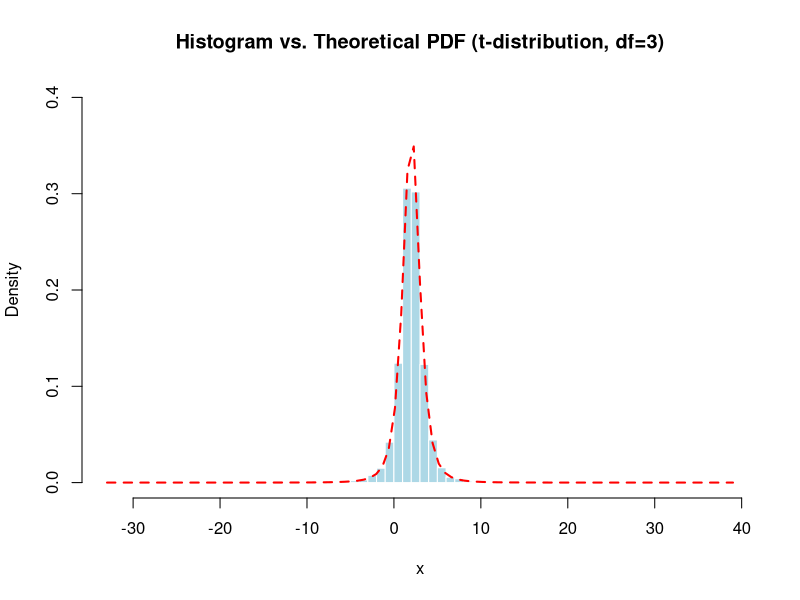
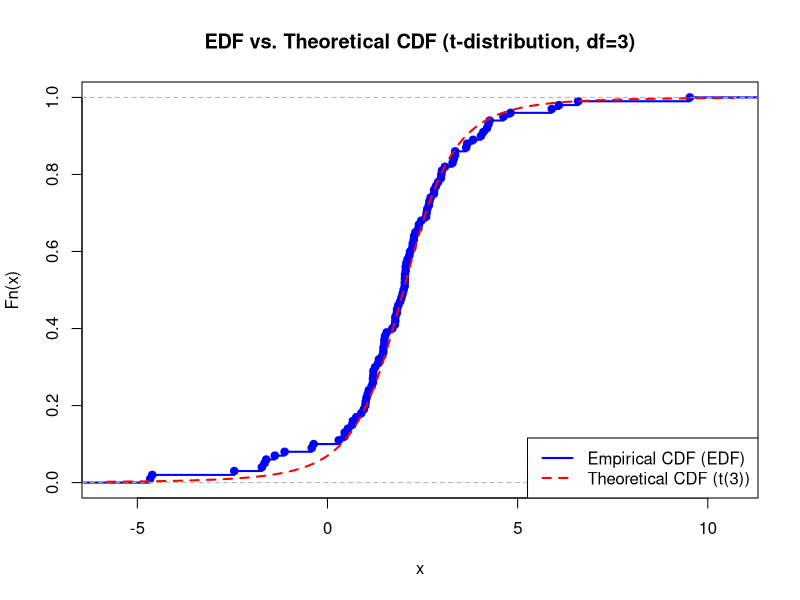
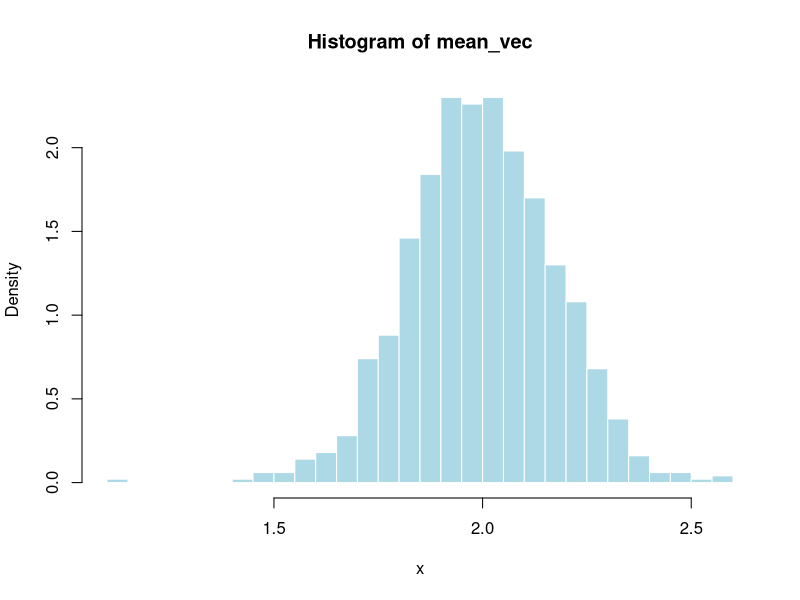
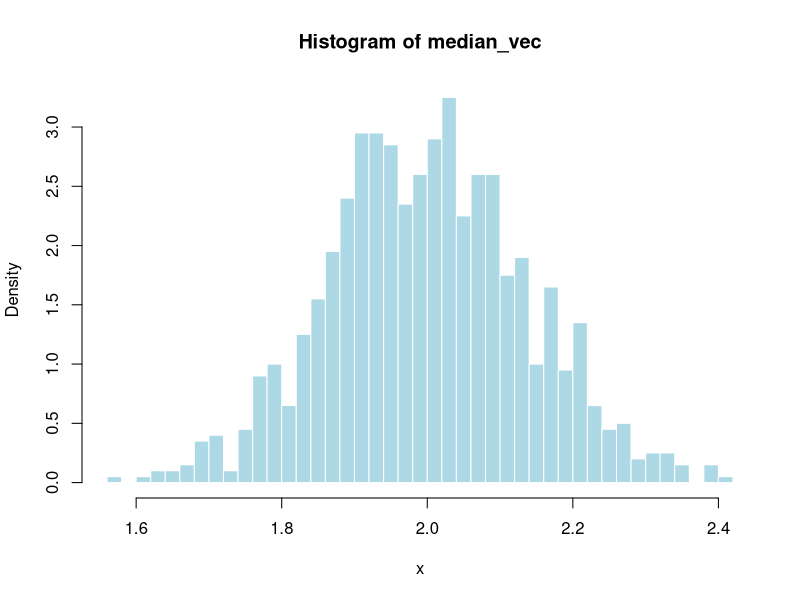
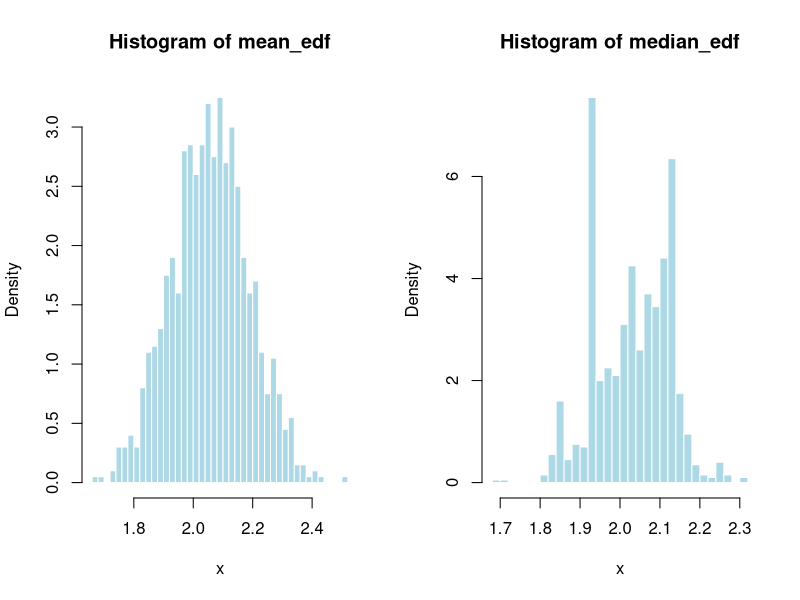

Generate these figures, in order, with R:
#Q4
U <- runif(100)
expo_sample<- (-1)*50*log(1-U)

#Q5
dist_sample<-c()
for ( i in 1:100){
  biased_coin_toss<-sample(c(0,1), size = 1,  rep = T, prob=c(0.3,0.7))
  if (biased_coin_toss==0){
    x<-rnorm(1,mean = 2)
    dist_sample<-c(dist_sample,x)
  }
  else{
    x<-rnorm(1,mean = -2)
    dist_sample<-c(dist_sample,x)
  }
}


#Q6
X_coord<-c()
Y_coord<-c()
while (length(X_coord)<100){
  X<-runif(1,max=3)
  Y<-runif(1,max=4)
  if (4*X + 3*Y - 12 < 0){
    X_coord<-c(X_coord,X)
    Y_coord<-c(Y_coord,Y)
  }
}

#Q7
X_coord1<-c()
Y_coord1<-c()
while (length(X_coord1)<100){
  X<-runif(1)
  Y<-runif(1)
  if ((X-0.5)^2 + (Y-0.5)^2 - 0.5 < 0){
    X_coord1<-c(X_coord1,X)
    Y_coord1<-c(Y_coord1,Y)
  }
}
 #Q8
t_dist_sampling<-function(mu,n){
P<-rnorm(n)
Q1<-rnorm(n)
Q2<-rnorm(n)
Q3<-rnorm(n)
Q<- Q1^2 + Q2^2 + Q3^2
X<-(P*sqrt(3))/sqrt(Q) + mu
return(X)
}

#Q9
hist(t_dist_sampling(2,10000),breaks=100,freq = FALSE,  # Density scale (not counts)
     col = "lightblue", 
     border = "white",
     main = "Histogram vs. Theoretical PDF (t-distribution, df=3)",
     xlab = "x", 
     ylim = c(0, 0.4))  # Adjust y-axis to fit PDF

# Overlay theoretical PDF (t-distribution with df=3)
curve(dt(x-2, df = 3), 
      add = TRUE, 
      col = "red", 
      lwd = 2, 
      lty = 2)

#Q10
# Empirical CDF (EDF)
plot(ecdf(t_dist_sampling(2,100)), col = "blue", lwd = 2, main = "EDF vs. Theoretical CDF (t-distribution, df=3)")

# Theoretical CDF of t(3)
curve(pt(x-2, df = 3), add = TRUE, col = "red", lwd = 2, lty = 2)

# Add legend
legend("bottomright", legend = c("Empirical CDF (EDF)", "Theoretical CDF (t(3))"), 
       col = c("blue", "red"), lwd = 2, lty = c(1, 2))

#Q11
mean_vec<-c()
median_vec<-c()
for (i in (1:1000)){
  p<-mean(t_dist_sampling(2,100))
  q<-median(t_dist_sampling(2,100))
  mean_vec<-c(mean_vec,p)
  median_vec<-c(median_vec,q)
}

hist(mean_vec,breaks=30,freq = FALSE,
     col = "lightblue", 
     border = "white",,
     xlab = "x")
hist(median_vec,breaks=30,freq = FALSE,
     col = "lightblue", 
     border = "white",
     xlab = "x")
#Q12
EDF_sample<-t_dist_sampling(2,100)
mean_edf<-c()
median_edf<-c()
for (i in 1:1000){
  x<-sample(EDF_sample, size = 100, rep = T)
  mean_edf<-c(mean_edf,mean(x))
  median_edf<-c(median_edf,median(x))
}
par(mfrow=c(1,2))
hist(mean_edf,breaks=30, freq = F,
     col = "lightblue", 
     border = "white",,
     xlab = "x")
hist(median_edf,breaks=30, freq = F,
     col = "lightblue", 
     border = "white",
     xlab = "x")
par(mfrow=c(1,1))
